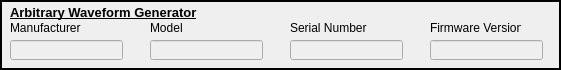
  <widget class="QFrame" name="frame_4">
   <property name="geometry">
    <rect>
     <x>10</x>
     <y>235</y>
     <width>561</width>
     <height>70</height>
    </rect>
   </property>
   <property name="frameShape">
    <enum>QFrame::Box</enum>
   </property>
   <property name="frameShadow">
    <enum>QFrame::Plain</enum>
   </property>
   <property name="lineWidth">
    <number>2</number>
   </property>
   <property name="midLineWidth">
    <number>1</number>
   </property>
   <widget class="QLineEdit" name="AWG_MANUFACTURER_FIELD">
    <property name="enabled">
     <bool>false</bool>
    </property>
    <property name="geometry">
     <rect>
      <x>10</x>
      <y>40</y>
      <width>113</width>
      <height>20</height>
     </rect>
    </property>
   </widget>
   <widget class="QLabel" name="label_16">
    <property name="geometry">
     <rect>
      <x>10</x>
      <y>20</y>
      <width>91</width>
      <height>16</height>
     </rect>
    </property>
    <property name="text">
     <string>Manufacturer</string>
    </property>
   </widget>
   <widget class="QLineEdit" name="AWG_MODELNUM_FIELD">
    <property name="enabled">
     <bool>false</bool>
    </property>
    <property name="geometry">
     <rect>
      <x>150</x>
      <y>40</y>
      <width>113</width>
      <height>20</height>
     </rect>
    </property>
   </widget>
   <widget class="QLabel" name="label_18">
    <property name="geometry">
     <rect>
      <x>150</x>
      <y>20</y>
      <width>81</width>
      <height>16</height>
     </rect>
    </property>
    <property name="text">
     <string>Model</string>
    </property>
   </widget>
   <widget class="QLabel" name="label_19">
    <property name="geometry">
     <rect>
      <x>290</x>
      <y>20</y>
      <width>81</width>
      <height>16</height>
     </rect>
    </property>
    <property name="text">
     <string>Serial Number</string>
    </property>
   </widget>
   <widget class="QLineEdit" name="AWG_SN_FIELD">
    <property name="enabled">
     <bool>false</bool>
    </property>
    <property name="geometry">
     <rect>
      <x>290</x>
      <y>40</y>
      <width>113</width>
      <height>20</height>
     </rect>
    </property>
   </widget>
   <widget class="QLabel" name="label_20">
    <property name="geometry">
     <rect>
      <x>430</x>
      <y>20</y>
      <width>91</width>
      <height>16</height>
     </rect>
    </property>
    <property name="text">
     <string>Firmware Version</string>
    </property>
   </widget>
   <widget class="QLineEdit" name="AWG_FIRMWARE_V_FIELD">
    <property name="enabled">
     <bool>false</bool>
    </property>
    <property name="geometry">
     <rect>
      <x>430</x>
      <y>40</y>
      <width>113</width>
      <height>20</height>
     </rect>
    </property>
   </widget>
   <widget class="QLabel" name="label_21">
    <property name="geometry">
     <rect>
      <x>10</x>
      <y>5</y>
      <width>211</width>
      <height>16</height>
     </rect>
    </property>
    <property name="autoFillBackground">
     <bool>false</bool>
    </property>
    <property name="frameShape">
     <enum>QFrame::NoFrame</enum>
    </property>
    <property name="frameShadow">
     <enum>QFrame::Plain</enum>
    </property>
    <property name="lineWidth">
     <number>0</number>
    </property>
    <property name="midLineWidth">
     <number>0</number>
    </property>
    <property name="text">
     <string>&lt;html&gt;&lt;head/&gt;&lt;body&gt;&lt;p&gt;&lt;span style=&quot; font-size:10pt; font-weight:600; text-decoration: underline;&quot;&gt;Arbitrary Waveform Generator&lt;/span&gt;&lt;/p&gt;&lt;/body&gt;&lt;/html&gt;</string>
    </property>
    <property name="openExternalLinks">
     <bool>false</bool>
    </property>
   </widget>
  </widget>
